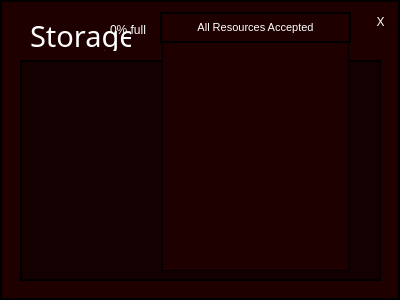
<?xml version="1.0" encoding="UTF-8"?>
<ui version="4.0">
 <class>StorageWidget</class>
 <widget class="QWidget" name="StorageWidget">
  <property name="geometry">
   <rect>
    <x>0</x>
    <y>0</y>
    <width>400</width>
    <height>300</height>
   </rect>
  </property>
  <property name="windowTitle">
   <string>Form</string>
  </property>
  <widget class="QLabel" name="background">
   <property name="geometry">
    <rect>
     <x>0</x>
     <y>0</y>
     <width>400</width>
     <height>300</height>
    </rect>
   </property>
   <property name="styleSheet">
    <string notr="true">border: 2px solid black; padding: 5px; background: rgb(30, 0, 0)</string>
   </property>
   <property name="text">
    <string/>
   </property>
  </widget>
  <widget class="QLabel" name="headline">
   <property name="geometry">
    <rect>
     <x>30</x>
     <y>20</y>
     <width>101</width>
     <height>31</height>
    </rect>
   </property>
   <property name="font">
    <font>
     <family>MoolBoran</family>
     <pointsize>22</pointsize>
    </font>
   </property>
   <property name="styleSheet">
    <string notr="true">border: 0; color: white;</string>
   </property>
   <property name="text">
    <string>Storage</string>
   </property>
   <property name="alignment">
    <set>Qt::AlignLeading|Qt::AlignLeft|Qt::AlignVCenter</set>
   </property>
  </widget>
  <widget class="QPushButton" name="storageClose">
   <property name="geometry">
    <rect>
     <x>370</x>
     <y>10</y>
     <width>21</width>
     <height>23</height>
    </rect>
   </property>
   <property name="styleSheet">
    <string notr="true">border: 0; color: white; background: rgb(30, 0, 0)</string>
   </property>
   <property name="text">
    <string>X</string>
   </property>
  </widget>
  <widget class="QFrame" name="frame">
   <property name="geometry">
    <rect>
     <x>20</x>
     <y>60</y>
     <width>361</width>
     <height>221</height>
    </rect>
   </property>
   <property name="styleSheet">
    <string notr="true">border: 2px solid black; background: rgb(20, 0, 0)</string>
   </property>
   <property name="frameShape">
    <enum>QFrame::StyledPanel</enum>
   </property>
   <property name="frameShadow">
    <enum>QFrame::Sunken</enum>
   </property>
   <property name="lineWidth">
    <number>2</number>
   </property>
   <zorder>listWidget</zorder>
  </widget>
  <widget class="QLabel" name="labelFull">
   <property name="geometry">
    <rect>
     <x>110</x>
     <y>20</y>
     <width>71</width>
     <height>20</height>
    </rect>
   </property>
   <property name="styleSheet">
    <string notr="true">border: 0; color: white;</string>
   </property>
   <property name="text">
    <string>0% full</string>
   </property>
  </widget>
  <widget class="QListWidget" name="listWidget">
   <property name="geometry">
    <rect>
     <x>162</x>
     <y>40</y>
     <width>187</width>
     <height>231</height>
    </rect>
   </property>
   <property name="styleSheet">
    <string notr="true">border: 1px solid black; color: white; background: rgb(30, 0, 0);font-size: 8pt;</string>
   </property>
  </widget>
  <widget class="QPushButton" name="acceptedResourcesButton">
   <property name="geometry">
    <rect>
     <x>160</x>
     <y>12</y>
     <width>191</width>
     <height>31</height>
    </rect>
   </property>
   <property name="styleSheet">
    <string notr="true">border: 2px solid black; color: white; background: rgb(30, 0, 0); font-size: 8pt;</string>
   </property>
   <property name="text">
    <string>All Resources Accepted</string>
   </property>
  </widget>
 </widget>
 <resources/>
 <connections/>
</ui>
